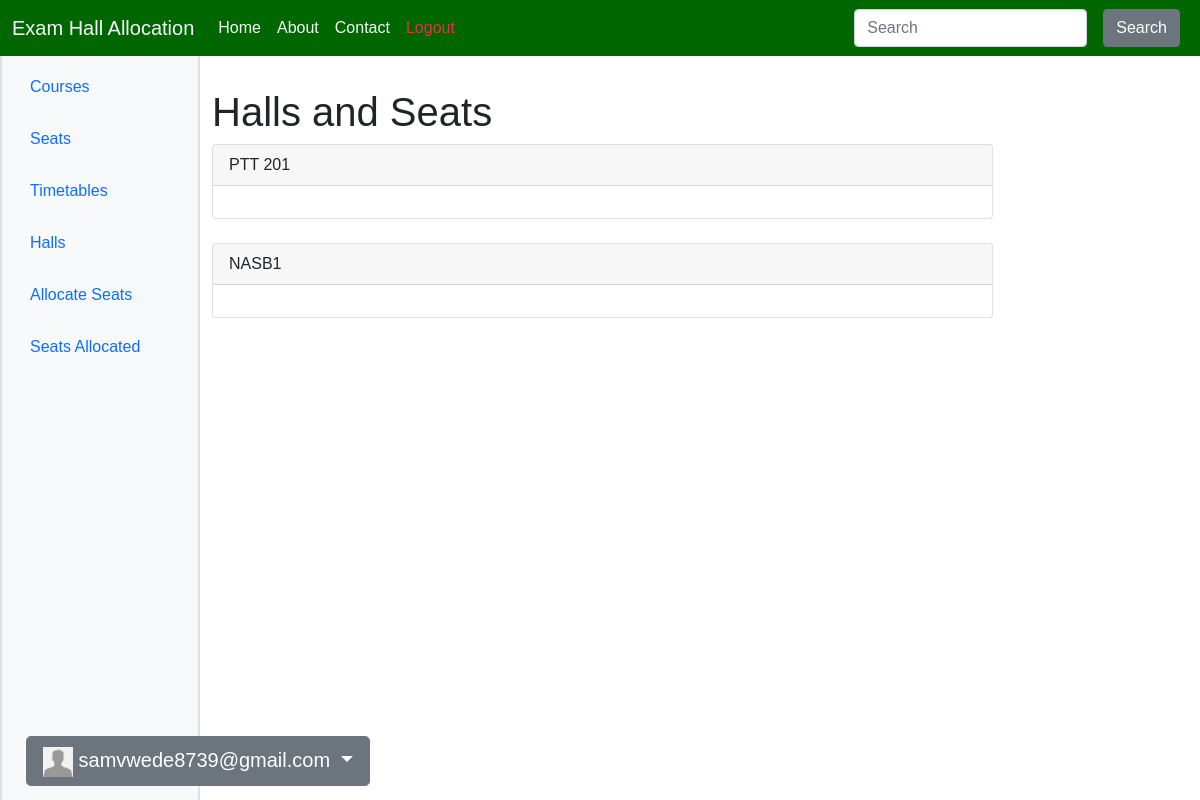
/main/allocated-student-seats/ (signed in), run on the app's committed database.
### accounts/models.py (models this page shows, shortened)
class CustomUser(AbstractUser):
    email = models.EmailField(unique=True)
    first_name = models.CharField(max_length=30)
    middle_name = models.CharField(max_length=30, blank=True, null=True)
    last_name = models.CharField(max_length=30)
    date_of_birth = models.DateField(null=True, blank=True)
    user_type = models.CharField(max_length=20, verbose_name="User Type")
    slug = models.SlugField(unique=True, blank=True, null=True)
    objects = CustomUserManager()

class Profile(models.Model):
    user = models.OneToOneField(CustomUser, on_delete=models.CASCADE)
    avatar = models.ImageField(
        default='avatar.jpg', # default avatar
        upload_to='profile_avatars' # dir to store the image
    )

### main/models.py (models this page shows, shortened)
class Hall(models.Model):
    invigilators = models.ManyToManyField('accounts.Invigilator', related_name='halls', blank=True)
    name = models.CharField(max_length=100)
    capacity = models.PositiveIntegerField()
    description = models.CharField(max_length=256)
    courses = models.ManyToManyField('Course')
    num_columns = models.PositiveIntegerField(default=0)
    num_rows = models.PositiveIntegerField(default=0)

### main/views.py (the view)
# urls.py: path('allocated-student-seats/', hall_seats_view, name='allocated_seats'),
def hall_seats_view(request):
    all_halls = Hall.objects.all()
    hall_seat_data = {}
    for hall in all_halls:
        seats_in_hall = Seat.objects.filter(hall=hall)
        hall_seat_data[hall] = seats_in_hall
    context = {'hall_seat_data': hall_seat_data}
    return render(request, 'main/hall_seats.html', context)

### main/templates/main/hall_seats.html (shortened to what this page needs)
{% extends 'main/base.html' %}
{% load widget_tweaks %}
{% block content %}
    <div class="hall-container">
        <h1 style="margin-top: 40px;">Halls and Seats</h1>
        {% for hall, seats in hall_seat_data.items %}
            <div class="card mb-4">
                <div class="card-header">
                    {{ hall.name }}
                </div>
                <div class="card-body">
                </div>
            </div>
        {% endfor %}
    </div>
{% endblock content %}

### main/templates/main/base.html (shortened to what this page needs)
<!DOCTYPE html>
<html lang="en">
  <head>
    <link
      rel="stylesheet"
      href="https://stackpath.bootstrapcdn.com/bootstrap/4.5.2/css/bootstrap.min.css"
    />
    <link
      href="https://cdn.jsdelivr.net/npm/bootstrap@5.0.2/dist/css/bootstrap.min.css"
      rel="stylesheet"
    />
    <link
      rel="stylesheet"
      href="https://cdnjs.cloudflare.com/ajax/libs/font-awesome/5.15.1/css/all.min.css"
    />
    <link
      href="https://cdn.jsdelivr.net/npm/bootstrap@5.0.2/dist/css/bootstrap.min.css"
      rel="stylesheet"
    />
  </head>
  <body>
    <nav class="navbar-expand-lg bg-light fixed-top">
      <div class="navbar container-fluid">
        <a class="navbar-brand link-light" href="{% url 'index' %}"
          >Exam Hall Allocation</a
        >
        <div class="collapse navbar-collapse" id="navbarColor04">
          <ul class="navbar-nav me-auto">
            <li class="nav-item">
              <a class="nav-link active link-light" href="{% url 'index' %}"
                >Home</a
              >
            </li>
            <li class="nav-item">
              <a class="nav-link link-light" href="{% url 'about' %}">About</a>
            </li>
            <li class="nav-item">
              <a class="nav-link link-light" href="{% url 'contact' %}"
                >Contact</a
              >
            </li>
            {% if user.is_authenticated %}
            <li class="nav-item">
              <a class="nav-link text-danger" href="{% url 'accounts:logout' %}"
                >Logout</a
              >
            </li>
            {% endif %}
          </ul>
          <form class="d-flex">
            <input
              class="form-control me-sm-2"
              type="search"
              placeholder="Search"
            />
            <button class="btn btn-secondary mx-2 my-2 my-sm-0" type="submit">
              Search
            </button>
          </form>
        </div>
      </div>
    </nav>
    <div class="container-fluid">
      <div class="row flex-nowrap">
        <div class="col-auto col-md-3 col-xl-2 px-sm-2 px-0 bg-light border border-2" #sidebar>
          <div
            class="d-flex flex-column align-items-center align-items-sm-start px-3 pt-2 text-white min-vh-100"
          >
            <ul
              class="nav nav-pills flex-column mb-sm-auto mb-0 align-items-center align-items-sm-start mt-5"
              id="menu"
            >
              <li>
                <a
                  href="{% url 'main:courses' %}"
                  class="nav-link px-0 align-middle"
                >
                  <span class="ms-1 d-none d-sm-inline">Courses</span></a
                >
              </li>
              <li>
                <a
                  href="{% url 'main:seats' %}"
                  class="nav-link px-0 align-middle"
                >
                  <span class="ms-1 d-none d-sm-inline">Seats</span></a
                >
              </li>
              <li>
                <a
                  href="{% url 'main:timetables' %}"
                  class="nav-link px-0 align-middle"
                >
                  <span class="ms-1 d-none d-sm-inline">Timetables</span></a
                >
              </li>
              <li>
                <a
                  href="{% url 'main:halls' %}"
                  class="nav-link px-0 align-middle"
                >
                  <span class="ms-1 d-none d-sm-inline">Halls</span></a
                >
              </li>
              <li>
                <a
                  href="{% url 'main:allocate' %}"
                  class="nav-link px-0 align-middle"
                >
                  <span class="ms-1 d-none d-sm-inline">Allocate Seats</span>
                </a>
              </li>
              <li>
                <a
                  href="{% url 'main:allocated_seats' %}"
                  class="nav-link px-0 align-middle"
                >
                  <span class="ms-1 d-none d-sm-inline">Seats Allocated</span>
                </a>
              </li>
            </ul>
            <div class="dropdown">
              <div
                class="btn btn-lg btn-secondary dropdown-toggle my-3"
                type="button"
                id="dropdownMenuButton1"
                data-bs-toggle="dropdown"
                aria-expanded="false"
              >
                <img
                  alt="User Avatar"
                  src="{{ user.profile.avatar.url }}"
                  width="30"
                  height="30"
                />
                {{ user.username }}
              </div>
            </div>
          </div>
        </div>
        <div class="col my-5">
          <div id="content">{% block content %}{% endblock %}</div>
        </div>
      </div>
    </div>
  </body>
</html>

### main/templates/main/hall_seats.html (style rules this page uses)
body { overflow-x: hidden; }
.hall-container { width:80%; overflow-x:hidden; }

### data on the page
CustomUser: profile.avatar (placeholder picture), username "samvwede8739@gmail.com"
Hall: name "PTT 201"
Hall: name "NASB1"
